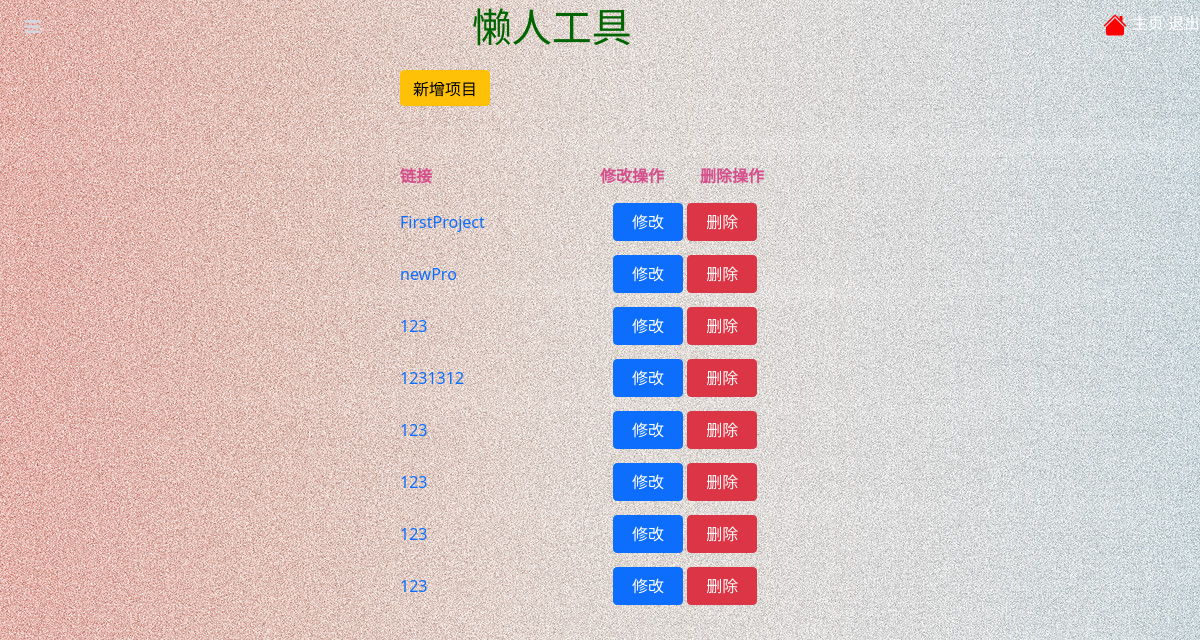
Page /prolist/ on the committed database.
### app/models.py (models this page shows, shortened)
class DBProject(models.Model):
    name = models.CharField(max_length=100, null=True)  # 项目名字
    remark = models.CharField(max_length=1000, null=True)  # 项目备注
    user = models.CharField(max_length=15, null=True)  # 项目创建者名字
    user_id = models.CharField(max_length=10, null=True)  # 项目创建者id
    other_user = models.CharField(max_length=200, null=True, blank=False)  # 项目其他创建者
    global_datas = models.CharField(max_length=100, null=True, blank=False)  # 所生效的变量组的id列表

### app/views.py (the view)
# urls.py: path('prolist/', views.project_list, name='project_list'),
def project_list(request):
    data = DBProject.objects.all()
    return render(request, 'project.html', {'data': data})

### templates/project.html (shortened to what this page needs)
{% extends 'base.html' %}
{% block content %}
    <div class="project_info">
        <button type="button" class="btn btn-warning add-new-project" onclick="javascript:document.getElementById('project_create').style.display='block'">新增项目</button>
    <table>
        <th>链接</th>
        <th>修改操作</th>
        <th>删除操作</th>
        {% for list in data %}
            <tr>
                <td class="list_name"><a href="{% url 'app:apis' list.id %}">{{ list.name }}</a></td>
                <td>
                  <div class="btn">
                      <a class="btn btn-primary" href="{% url 'app:get_project_set' list.id %}">修改</a>
                      <a class="btn btn-danger" href="{% url 'app:del_project' list.id %}">删除</a>
                  </div>
                </td>
            </tr>
        {% endfor %}
    </table>
    </div>
{% endblock %}

### app/static/css/htmleaf-demo.css (style rules this page uses)
body, html { font-size: 100%; padding: 0; margin: 0; }
*, *:after, *:before { -webkit-box-sizing: border-box; -moz-box-sizing: border-box; box-sizing: border-box; }
body { background: #494A5F; color: #D5D6E2; font-weight: 500; font-size: 1.05em; font-family: "Microsoft YaHei","Segoe UI", "Lucida Grande", Helvetica, Arial,sans-serif; }

### app/static/css/main.css (style rules this page uses)
body { background: #f0efee url("../assets/img/beijing.jpg") repeat; }

### templates/project.html (style rules this page uses)
.project_info { width: 400px; height: 200px; margin: 0 auto; }
table { margin: 50px auto; color: #d54f8c; }
table th { width: 100px; }
table tr { height: 40px; }
table .list_name { width: 200px; }
table .btn { width: 70px; }
table a { text-decoration: none; }
.project_create input,button { height: 36px; }
.add-new-project { margin: 20px auto; }

### rows in the picture
DBProject: name "FirstProject"
DBProject: name "newPro"
DBProject: name "123"
DBProject: name "1231312"
DBProject: name "123"
DBProject: name "123"
DBProject: name "123"
DBProject: name "123"
